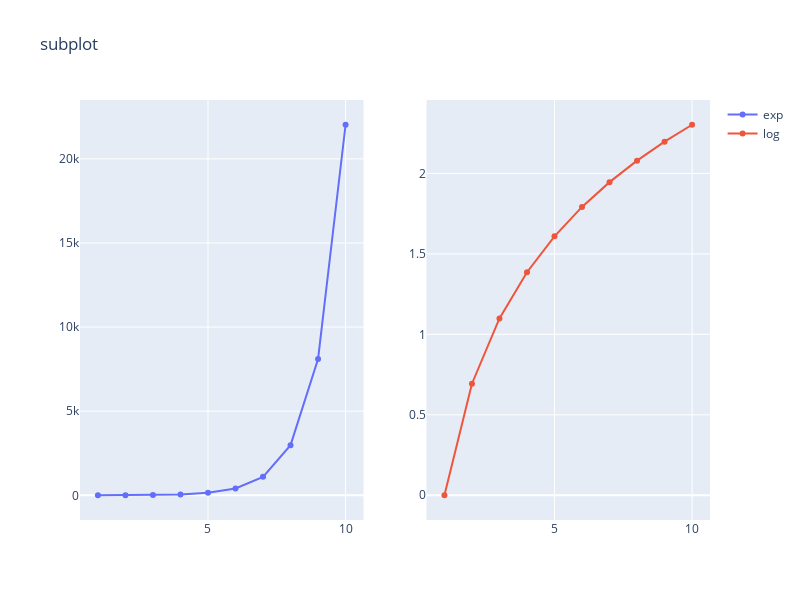

The notebook cell this image was saved under:
### Code cell
from plotly import tools
import chart_studio.plotly as py
import plotly.graph_objs as go
from plotly.offline import iplot, init_notebook_mode
init_notebook_mode(connected = True)
import numpy as np
x = np.arange(1,11)
y1 = np.exp(x)
y2 = np.log(x)
trace1 = go.Scatter(
   x = x,
   y = y1,
   name = 'exp'
)
trace2 = go.Scatter(
   x = x,
   y = y2,
   name = 'log'
)
fig = tools.make_subplots(rows = 1, cols = 2)
fig.append_trace(trace1, 1, 1)
fig.append_trace(trace2, 1, 2)
fig['layout'].update(height = 600, width = 800, title = 'subplot')
iplot(fig)

### Figure 1 — Plotly figure (JSON) as saved in the notebook; plotly's stock layout.template omitted (floating-point values rounded to 4 significant figures)
{"data": [{"name": "exp", "type": "scatter", "x": [1, 2, 3, 4, 5, 6, 7, 8, 9, 10], "xaxis": "x", "y": [2.718, 7.389, 20.09, 54.6, 148.4, 403.4, 1097.0, 2981.0, 8103.0, 22030.0], "yaxis": "y"}, {"name": "log", "type": "scatter", "x": [1, 2, 3, 4, 5, 6, 7, 8, 9, 10], "xaxis": "x2", "y": [0, 0.6931, 1.099, 1.386, 1.609, 1.792, 1.946, 2.079, 2.197, 2.303], "yaxis": "y2"}], "layout": {"height": 600, "title": {"text": "subplot"}, "width": 800, "xaxis": {"anchor": "y", "domain": [0, 0.45]}, "xaxis2": {"anchor": "y2", "domain": [0.55, 1]}, "yaxis": {"anchor": "x", "domain": [0, 1]}, "yaxis2": {"anchor": "x2", "domain": [0, 1]}}}
